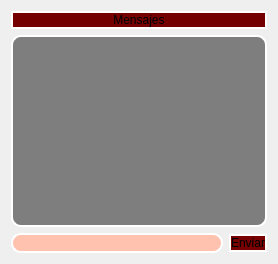
               <widget class="QWidget" name="page_12">
                <layout class="QGridLayout" name="gridLayout_11">
                 <item row="0" column="0" colspan="2">
                  <widget class="QLabel" name="label_27">
                   <property name="styleSheet">
                    <string notr="true">background-color: rgb(117, 0, 0);
border-radius:10px;
border: 2px solid rgb(255, 255, 255);
</string>
                   </property>
                   <property name="text">
                    <string>Mensajes</string>
                   </property>
                   <property name="alignment">
                    <set>Qt::AlignCenter</set>
                   </property>
                  </widget>
                 </item>
                 <item row="1" column="0" colspan="2">
                  <widget class="QPlainTextEdit" name="mensajes_recibidos_9">
                   <property name="cursor" stdset="0">
                    <cursorShape>ArrowCursor</cursorShape>
                   </property>
                   <property name="styleSheet">
                    <string notr="true">
border-radius:10px;
border: 2px solid rgb(255, 255, 255);
background-color: rgb(126, 126, 126);</string>
                   </property>
                   <property name="plainText">
                    <string/>
                   </property>
                  </widget>
                 </item>
                 <item row="2" column="0">
                  <widget class="QLineEdit" name="escribir_mensaje_9">
                   <property name="styleSheet">
                    <string notr="true">border-radius:10px;
border: 2px solid rgb(255, 255, 255);

background-color: rgb(255, 194, 175);</string>
                   </property>
                  </widget>
                 </item>
                 <item row="2" column="1">
                  <widget class="QPushButton" name="enviar_mensajes_9">
                   <property name="styleSheet">
                    <string notr="true">background-color: rgb(120, 0, 0);
border-radius:10px;
border: 2px solid rgb(255, 255, 255);
</string>
                   </property>
                   <property name="text">
                    <string>Enviar</string>
                   </property>
                  </widget>
                 </item>
                </layout>
               </widget>
